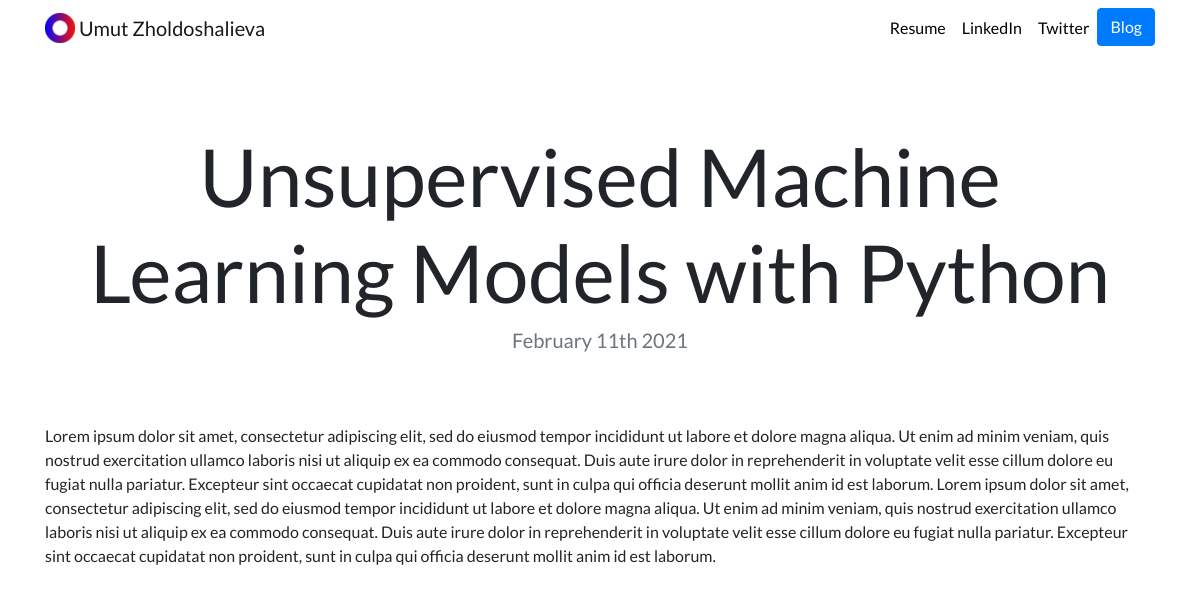
Page /blog/2 on the committed database.
### blog/models.py (models this page shows, shortened)
class Blog(models.Model):
    title = models.CharField(max_length=100)
    description = models.CharField(max_length=250)
    body_text = models.TextField()
    date = models.DateField()

### blog/views.py (the view)
# urls.py: path('<int:blog_id>', views.detail, name = 'detail'),
def detail(request, blog_id):
    blog = get_object_or_404(Blog,pk=blog_id)
    return render(request, 'blogs/detail.html', {'blog':blog})

### blog/templates/blogs/detail.html
{% extends 'portfolio/base.html' %}
{% block content%}
<br>
<h1 class="text-center mt-5" id="blogdetailtitle">{{ blog.title }}</h1>
<h5 class="text-center text-muted mb-5">{{ blog.date|date:'F jS Y' }}</h5>
<br>
{{ blog.body_text|safe }}
 {% endblock %}

### portfolio/static/portfolio/custom.css (style rules this page uses)
body { font-family: 'Lato', sans-serif; }
@media (min-width: 992px) { #blogdetailtitle { font-size: 5rem; } }

### rows in the picture
Blog: title "Unsupervised Machine Learning Models with Python", date "February 11th 2021", body_text "Lorem ipsum dolor sit amet, consectetur adipiscing elit, sed do eiusmod tempor incididunt ut labore et dolore magna aliqua. Ut enim ad minim veniam, quis nostrud exercitation ullamco laboris nisi ut aliquip ex ea commodo consequat. Duis aute irure dolor in reprehenderit in voluptate velit esse cillum dolore eu fugiat nulla pariatur. Excepteur sint occaecat cupidatat non proident, sunt in culpa qui officia deserunt mollit anim id est laborum. Lorem ipsum dolor sit amet, consectetur adipiscing elit, sed do eiusmod tempor incididunt ut labore et dolore magna aliqua. Ut enim ad minim veniam, quis nostrud exercitation ullamco laboris nisi ut aliquip ex ea commodo consequat. Duis aute irure dolor…"
